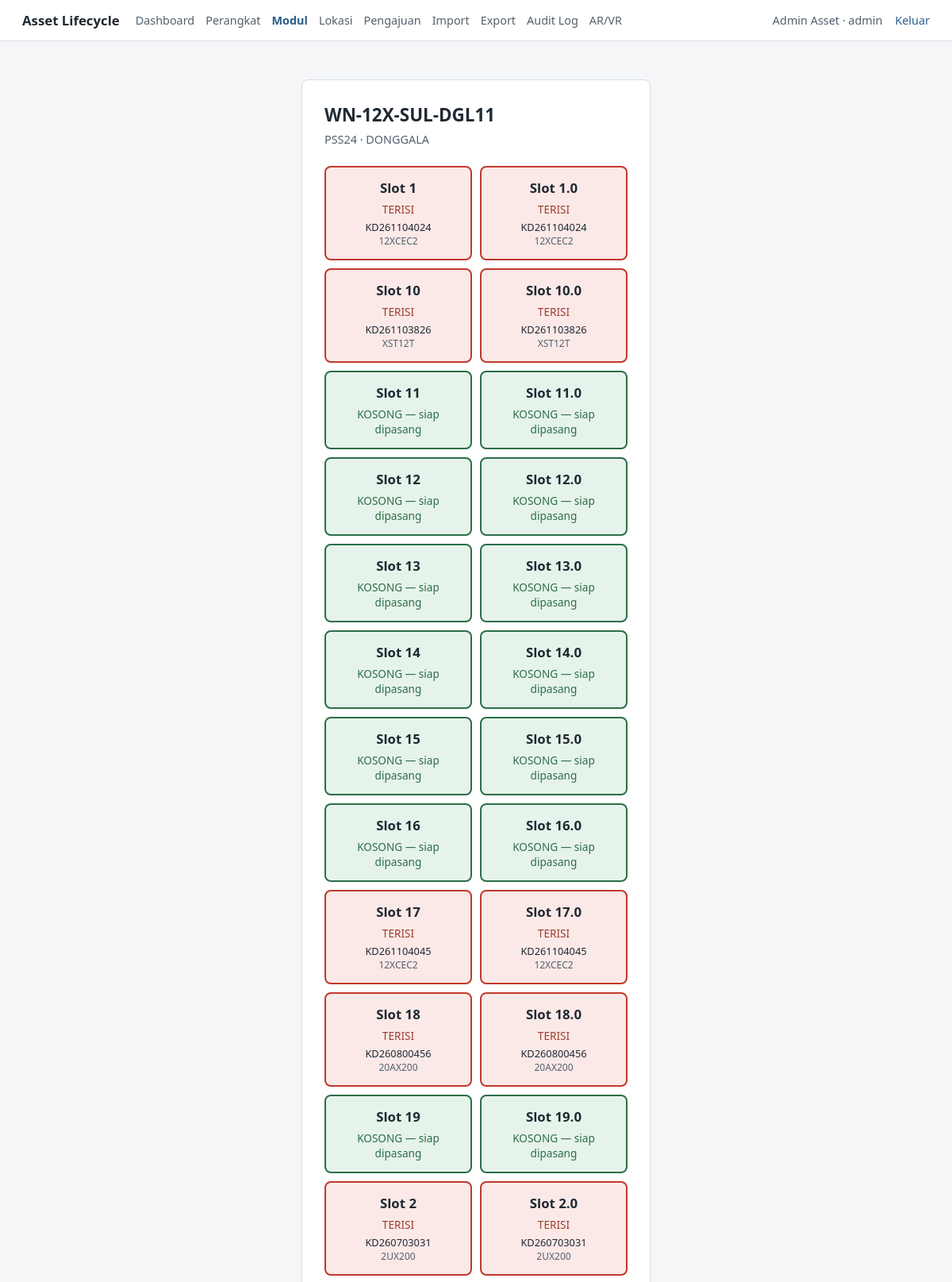
The page /ar/device/29 (signed in, upper part) on the database its author committed.
### app/models/user.py (models this page shows, shortened)
class User(db.Model, UserMixin):
    __tablename__ = "user"
    user_id = db.Column(db.Integer, primary_key=True)
    name = db.Column(db.String(150), nullable=False)
    email = db.Column(db.String(150), unique=True)
    password = db.Column(db.String(255))
    role = db.Column(db.String(20), nullable=False)  # 'admin' / 'karyawan_tif' / 'teknisi'
    is_pj = db.Column(db.Boolean, default=False)
    district = db.Column(db.String(100))
    status = db.Column(db.String(20), default="aktif")  # 'aktif' / 'pending'
    avatar_path = db.Column(db.String(255), nullable=True)  # path relatif ke static/avatars/
    created_at = db.Column(db.DateTime, default=datetime.utcnow)
    updated_at = db.Column(db.DateTime, onupdate=datetime.utcnow)

### app/models/device.py (models this page shows)
class Device(db.Model):
    __tablename__ = "devices"
    device_id = db.Column(db.Integer, primary_key=True)
    device_type_id = db.Column(db.Integer, db.ForeignKey("device_types.device_type_id"))
    location_id = db.Column(db.Integer, db.ForeignKey("locations.location_id"))
    nama_perangkat = db.Column(db.String(150))
    serial_number = db.Column(db.String(100))
    hostname = db.Column(db.String(150))
    status = db.Column(db.String(50))
    keterangan = db.Column(db.Text)
    created_at = db.Column(db.DateTime, default=datetime.utcnow)
    updated_at = db.Column(db.DateTime, onupdate=datetime.utcnow)

### app/models/device_type.py (models this page shows)
class DeviceType(db.Model):
    __tablename__ = "device_types"
    device_type_id = db.Column(db.Integer, primary_key=True)
    nama_tipe = db.Column(db.String(100), nullable=False)  # 'OTN PSS24', 'Metro'
    vendor = db.Column(db.String(100))
    deskripsi = db.Column(db.Text)
    created_at = db.Column(db.DateTime, default=datetime.utcnow)
    updated_at = db.Column(db.DateTime, onupdate=datetime.utcnow)
    slot_definitions = db.relationship("SlotDefinition", backref="device_type")
    devices = db.relationship("Device", backref="device_type")

### app/models/location.py (models this page shows)
class Location(db.Model):
    __tablename__ = "locations"
    location_id = db.Column(db.Integer, primary_key=True)
    nama_lokasi = db.Column(db.String(150))  # 'Palu 1', 'Palu 2', 'Donggala'
    alamat = db.Column(db.Text)
    district = db.Column(db.String(100))
    area = db.Column(db.String(100))
    latitude = db.Column(db.Float)
    longitude = db.Column(db.Float)
    created_at = db.Column(db.DateTime, default=datetime.utcnow)
    updated_at = db.Column(db.DateTime, onupdate=datetime.utcnow)
    devices = db.relationship("Device", backref="location")

### app/models/slot_definition.py (models this page shows)
class SlotDefinition(db.Model):
    __tablename__ = "slot_definitions"
    slot_definition_id = db.Column(db.Integer, primary_key=True)
    device_type_id = db.Column(db.Integer, db.ForeignKey("device_types.device_type_id"))
    nomor_slot = db.Column(db.String(20), nullable=False)
    nama_slot = db.Column(db.String(100))
    posisi = db.Column(db.String(100))
    keterangan = db.Column(db.Text)

### app/models/module.py (models this page shows)
class Module(db.Model):
    __tablename__ = "modules"
    modul_id = db.Column(db.Integer, primary_key=True)
    module_type_id = db.Column(db.Integer, db.ForeignKey("module_types.module_type_id"))
    serial_number = db.Column(db.String(100))
    unit_part_number = db.Column(db.String(100))
    original_date = db.Column(db.String(50))
    kondisi = db.Column(db.String(20), default="AKTIF")  # RUSAK / IDLE / AKTIF
    created_at = db.Column(db.DateTime, default=datetime.utcnow)
    updated_at = db.Column(db.DateTime, onupdate=datetime.utcnow)
    positions = db.relationship("ModulePosition", back_populates="module", cascade="all, delete-orphan")

### app/models/module_type.py (models this page shows)
class ModuleType(db.Model):
    __tablename__ = "module_types"
    module_type_id = db.Column(db.Integer, primary_key=True)
    nama_tipe = db.Column(db.String(100), nullable=False)
    vendor = db.Column(db.String(100))
    deskripsi = db.Column(db.Text)
    created_at = db.Column(db.DateTime, default=datetime.utcnow)
    updated_at = db.Column(db.DateTime, onupdate=datetime.utcnow)
    modules = db.relationship("Module", backref="module_type")

### app/modules/ar/routes.py (the view)
@ar_bp.route("/device/<int:device_id>")
@login_required
@role_required("admin", "karyawan_tif", "teknisi")
def device_guide(device_id):
    device = Device.query.get_or_404(device_id)
    slot_defs = SlotDefinition.query.filter_by(device_type_id=device.device_type_id).order_by(
        SlotDefinition.nomor_slot
    ).all()
    slot_rows = []
    for slot_def in slot_defs:
        position = ModulePosition.query.filter_by(
            device_id=device.device_id, slot_definition_id=slot_def.slot_definition_id, status="aktif"
        ).first()
        slot_rows.append({
            "slot_def": slot_def,
            "occupied": position is not None,
            "module": position.module if position else None,
        })
    return render_template("ar/device_guide.html", device=device, slot_rows=slot_rows)

### app/templates/ar/device_guide.html (shortened to what this page needs)
{% extends "base.html" %}
{% block content %}
<div class="card">
  <h1>{{ device.nama_perangkat }}</h1>
  <p class="subtitle">
    {{ device.device_type.nama_tipe if device.device_type else "-" }} &middot;
    {{ device.location.nama_lokasi if device.location else "-" }}
  </p>
  <div style="display:flex;flex-wrap:wrap;gap:10px;margin-top:16px;">
    {% for row in slot_rows %}
    <div style="
            flex:1 1 130px; min-width:130px; padding:14px; border-radius:8px; text-align:center;
            {% if row.occupied %}
                background:#fbe9e7; border:2px solid #c0392b;
            {% else %}
                background:#e6f3ea; border:2px solid #2c6e49;
            {% endif %}
        ">
      <div style="font-weight:600; font-size:1.05rem;">Slot {{ row.slot_def.nomor_slot }}</div>
      {% if row.occupied %}
      <div style="font-size:0.85rem; margin-top:6px; color:#9c3b2e;">TERISI</div>
      <div style="font-size:0.8rem; margin-top:4px;">{{ row.module.serial_number if row.module else "-" }}</div>
      <div style="font-size:0.75rem; color:var(--ink-soft);">{{ row.module.module_type.nama_tipe if row.module and
        row.module.module_type else "" }}</div>
      {% else %}
      <div style="font-size:0.85rem; margin-top:6px; color:#2c6e49;">KOSONG &mdash; siap dipasang</div>
      {% endif %}
    </div>
    {% else %}
    <p>Belum ada slot terdaftar untuk tipe perangkat ini.</p>
    {% endfor %}
  </div>
</div>
{% endblock %}

### app/templates/base.html (shortened to what this page needs)
<!DOCTYPE html>
<html lang="id">
<head>
    <link rel="stylesheet" href="{{ url_for('static', filename='style.css') }}">
</head>
<body>
    <header class="topbar">
        <div style="display:flex;align-items:center;gap:20px;">
            <a href="{{ url_for('index') }}" class="topbar__brand">Asset Lifecycle</a>
            {% if current_user.is_authenticated %}
            <nav class="topbar__menu" style="display:flex;gap:14px;font-size:0.9rem;">
                <a href="{{ url_for('index') }}" style="color:var(--ink-soft);text-decoration:none;">Dashboard</a>
                <a href="{{ url_for('device.devices') }}" style="color:var(--ink-soft);text-decoration:none;">Perangkat</a>
                <a href="{{ url_for('module_request.inventory') }}" style="color:var(--accent);font-weight:600;text-decoration:none;">Modul</a>
                <a href="{{ url_for('device.locations') }}" style="color:var(--ink-soft);text-decoration:none;">Lokasi</a>
                <a href="{{ url_for('module_request.list_requests') }}" style="color:var(--ink-soft);text-decoration:none;">Pengajuan</a>
                {% if current_user.role in ['admin', 'karyawan_tif'] %}
                <a href="{{ url_for('data_import.index') }}" style="color:var(--ink-soft);text-decoration:none;">Import</a>
                <a href="{{ url_for('export.index') }}" style="color:var(--ink-soft);text-decoration:none;">Export</a>
                <a href="{{ url_for('audit.logs') }}" style="color:var(--ink-soft);text-decoration:none;">Audit Log</a>
                {% endif %}
                <a href="{{ url_for('ar.scan') }}" style="color:var(--ink-soft);text-decoration:none;">AR/VR</a>
            </nav>
            {% endif %}
        </div>
        <nav class="topbar__nav">
            {% if current_user.is_authenticated %}
                <span class="topbar__user">{{ current_user.name }} &middot; {{ current_user.role }}{% if current_user.is_pj %} &middot; PJ{% endif %}</span>
                <a href="{{ url_for('auth.logout') }}">Keluar</a>
            {% else %}
                <a href="{{ url_for('auth.login') }}">Masuk</a>
            {% endif %}
        </nav>
    </header>
    <main class="page">
        {% block content %}{% endblock %}
    </main>
</body>
</html>

### app/static/style.css (style rules this page uses)
:root { --ink: #1f2933; --ink-soft: #52606d; --line: #d9dde2; --surface: #ffffff; --bg: #f5f6f8; --accent: #2b5d8a; --accent-hover: #234a6f; --error-bg: #fbe9e7; --error-ink: #9c3b2e; --success-bg: #e6f3ea; --success-ink: #2c6e49; }
* { box-sizing: border-box; }
body { margin: 0; font-family: "Segoe UI", system-ui, -apple-system, sans-serif; color: var(--ink); background: var(--bg); }
.topbar { display: flex; justify-content: space-between; align-items: center; padding: 14px 28px; background: var(--surface); border-bottom: 1px solid var(--line); }
.topbar__brand { font-weight: 600; font-size: 1.05rem; color: var(--ink); text-decoration: none; }
.topbar__nav { display: flex; align-items: center; gap: 16px; font-size: 0.9rem; }
.topbar__nav a { color: var(--accent); text-decoration: none; }
.topbar__user { color: var(--ink-soft); }
.page { max-width: 480px; margin: 48px auto; padding: 0 20px; }
.card { background: var(--surface); border: 1px solid var(--line); border-radius: 8px; padding: 28px; }
h1 { font-size: 1.4rem; margin: 0 0 6px; }
.subtitle { color: var(--ink-soft); font-size: 0.9rem; margin: 0 0 24px; }

### rows shown on the page
User: name "Admin Asset", role "admin"
Device: nama_perangkat "WN-12X-SUL-DGL11"
DeviceType: device_type "PSS24"
Location: location "DONGGALA"
SlotDefinition: slot_def.nomor_slot "1"
Module: module "KD261104024" "KD261104024"
ModuleType: module.module_type "12XCEC2" "12XCEC2" "12XCEC2" "12XCEC2"
SlotDefinition: slot_def.nomor_slot "1.0"
SlotDefinition: slot_def.nomor_slot "10"
Module: module "KD261103826" "KD261103826"
ModuleType: module.module_type "XST12T" "XST12T"
SlotDefinition: slot_def.nomor_slot "10.0"
SlotDefinition: slot_def.nomor_slot "11"
SlotDefinition: slot_def.nomor_slot "11.0"
SlotDefinition: slot_def.nomor_slot "12"
SlotDefinition: slot_def.nomor_slot "12.0"
SlotDefinition: slot_def.nomor_slot "13"
SlotDefinition: slot_def.nomor_slot "13.0"
SlotDefinition: slot_def.nomor_slot "14"
SlotDefinition: slot_def.nomor_slot "14.0"
SlotDefinition: slot_def.nomor_slot "15"
SlotDefinition: slot_def.nomor_slot "15.0"
SlotDefinition: slot_def.nomor_slot "16"
SlotDefinition: slot_def.nomor_slot "16.0"
SlotDefinition: slot_def.nomor_slot "17"
Module: module "KD261104045" "KD261104045"
SlotDefinition: slot_def.nomor_slot "17.0"
SlotDefinition: slot_def.nomor_slot "18"
Module: module "KD260800456" "KD260800456"
ModuleType: module.module_type "20AX200" "20AX200"
SlotDefinition: slot_def.nomor_slot "18.0"
SlotDefinition: slot_def.nomor_slot "19"
SlotDefinition: slot_def.nomor_slot "19.0"
SlotDefinition: slot_def.nomor_slot "2"
Module: module "KD260703031" "KD260703031"
ModuleType: module.module_type "2UX200" "2UX200"
SlotDefinition: slot_def.nomor_slot "2.0"
